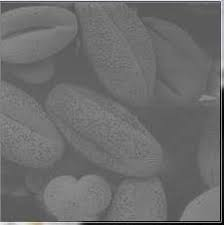
%> input picture spatial_processing/data/low_contrast_img2.png, 224 x 225 px
$ octave demo.m   (GNU Octave 9; MATLAB toolbox functions it lacks are replaced by stand-ins)
%> lines starting %> are read from the running program, lines starting %| are printed output that depends on the picture
### spatial_processing/histogram_equalization/HistogramEqualization.m
function [out_image] = HistogramEqualization(image, max_scale)

% error handle
out_image = [];
image_size = size(image);
if (length(image_size) == 3 || max_scale > 255)
    return;
end

% get pixel value and its dimension
data = image(:);
data_len = length(data);

% get pixel probability
pixel_prob = zeros(256, 1);
for i = 1:data_len
    pixel_prob(data(i) + 1) = pixel_prob(data(i) + 1) + 1;
end
pixel_prob = pixel_prob/length(data);

% get pixel probability sum
pixel_prob_sum = zeros(256, 1);
pixel_prob_sum(1) = pixel_prob(1);
for i = 2:length(pixel_prob)
    pixel_prob_sum(i) = pixel_prob(i) + pixel_prob_sum(i - 1);
end

% enhance image
out_image = image;
for i = 1:size(image, 1)
    for j = 1:size(image, 2)
        idx = image(i, j) + 1;
        out_image(i, j) = sum(pixel_prob_sum(idx))*max_scale;
    end
end
end

### spatial_processing/histogram_equalization/demo.m
clc; close all; close all;

%% load image
path = 'D:\github\ImageProcessing\spatial_processing\data\';
file_name = 'low_contrast_img2.png';
image = imread([path, file_name]);
%> image is the input picture: size 225x224x3 uint8; mean R, G, B 109.1, 109, 109

%% convert to gray image
image_shape = size(image);
%> image_shape = [225 224 3]
if (length(image_shape) == 3)
    image = rgb2gray(image);
%> image: size 225x224 uint8
end

%% historgram equalization
new_image = HistogramEqualization(image, 255);
%> after the loop in HistogramEqualization, `for i = 1:data_len`: pixel_prob = 256 values, max 2164 at index 96, min 0 at index 34, mean 196.9
%> in HistogramEqualization, `pixel_prob = pixel_prob/length(data);`: pixel_prob = 256 values, max 0.0429 at index 96, min 0 at index 34, mean 0.00391
%> after the loop in HistogramEqualization, `for i = 2:length(pixel_prob)`: pixel_prob_sum = 256 values from 0.00238 to 1
%> after the loop in HistogramEqualization, `for i = 1:size(image, 1)`:
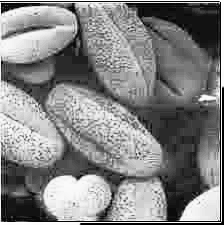
%> out_image: size 225x224 uint8; min 1, max 255, mean 130.4

if (isempty(new_image))
    return;
end

figure;imshowpair(image, new_image, 'montage');
%> after `imshowpair(image, new_image, 'montage')`:
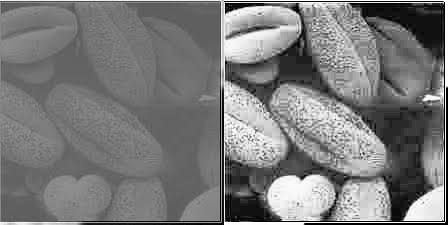
%> displayed picture: size 225x448, on the screen's scale of 0 to 255; min 0, max 255, mean 121.9
imhist(new_image);
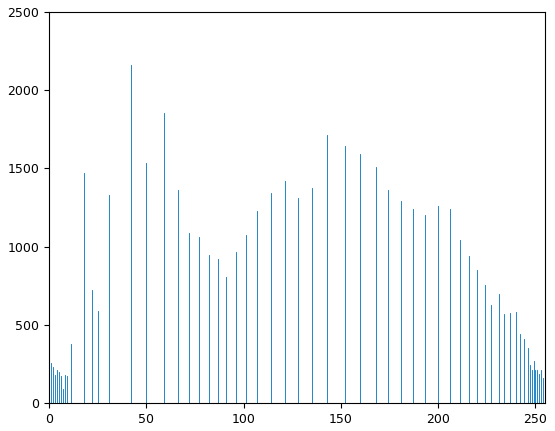
%> figure redrawn from the program's plot data; highest point at x = 42, y = 2164
